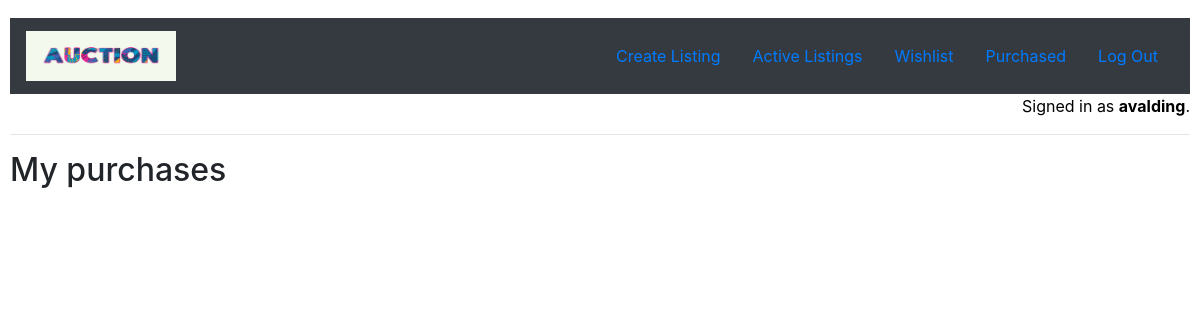
The app's page /purchased (signed in), older data.
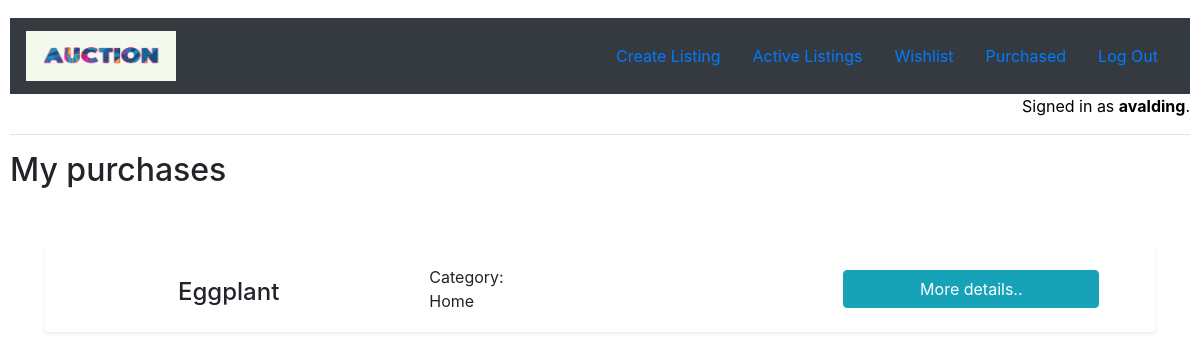
The same page, newer data.
### auctions/models.py (models this page shows, shortened)
class AuctionListing(models.Model):
    NotDefined = "NotDefined"
    CATEGORIES = (
        (NotDefined, "Not defined"),
        ("Fashion", "Fashion"),
        ("Toys", "Toys"),
        ("Electronics", "Electronics"),
        ("Home", "Home"),
        ("Car", "Car"),
        ("Travel", "Travel"),
        ("Fun", "Fun"),
    )
    item = models.CharField(max_length=125)
    description = models.CharField(blank=True, max_length=300)
    category = models.CharField(max_length=25, choices=CATEGORIES)
    sold = models.BooleanField()
    price = models.FloatField(validators=[MinValueValidator(0.01)])
    image = models.CharField(blank=True, max_length=250)
    itemAdded = models.DateTimeField(auto_now_add=True)
    startingBid = models.FloatField(default=0, validators=[MinValueValidator(0.01)])
    bidWinner = models.CharField(default=None, null=True, blank=True, max_length=60)
    createdBy = models.ForeignKey(User, null=True, blank=True, on_delete=models.DO_NOTHING)

### auctions/views.py (the view)
# urls.py: path("purchased", views.wonAuctions, name="purchased")
@login_required
def wonAuctions(request):
    user = request.user
    myPurchases = AuctionListing.objects.filter(bidWinner=user)
    bid = Bid.objects.filter(user=user)
    return render(request, "auctions/purchases.html", {
        "myPurchases": myPurchases, "bid": bid
    })

### auctions/models.py (called while the page is built)
    def __str__(self):
        return f"{self.username}"

### auctions/templates/auctions/purchases.html (shortened to what this page needs)
{% extends "auctions/layout.html" %}
{% load crispy_forms_tags%}
{% block body %}
    <h2>My purchases</h2>
    <link href="https://maxcdn.bootstrapcdn.com/font-awesome/4.7.0/css/font-awesome.min.css" rel="stylesheet" />
    {% for purchase in myPurchases  %}
<div class="container">
<div class="mt-5">
      <div class="d-style btn btn-brc-tp border-2 bgc-white btn-outline-blue btn-h-outline-blue btn-a-outline-blue w-100 my-2 py-3 shadow-sm">
        <div class="row align-items-center">
          <div class="col-12 col-md-4">
            <h4 class="pt-3 text-170 text-600 text-primary-d1 letter-spacing">
                {{purchase.item}}
            </h4>
          </div>
          <ul class="list-unstyled mb-0 col-12 col-md-4 text-dark-l1 text-90 text-left my-4 my-md-0">
            <li>
                <span class="text-110">Category: <br> {{purchase.category}} </span>
            </li>
          </ul>
          <div class="col-12 col-md-4 text-center">
            <a href="{% url 'details' item_id=purchase.id %}" class="f-n-hover btn btn-info btn-raised px-4 py-25 w-75 text-600">More details..</a>
          </div>
        </div>
      </div>
      </div>
    </div>
    {% endfor %}
{% endblock %}

Row changes from the older to the newer data that the page shows:
now on this page (row edited): AuctionListing: item "Eggplant", category "Home"
